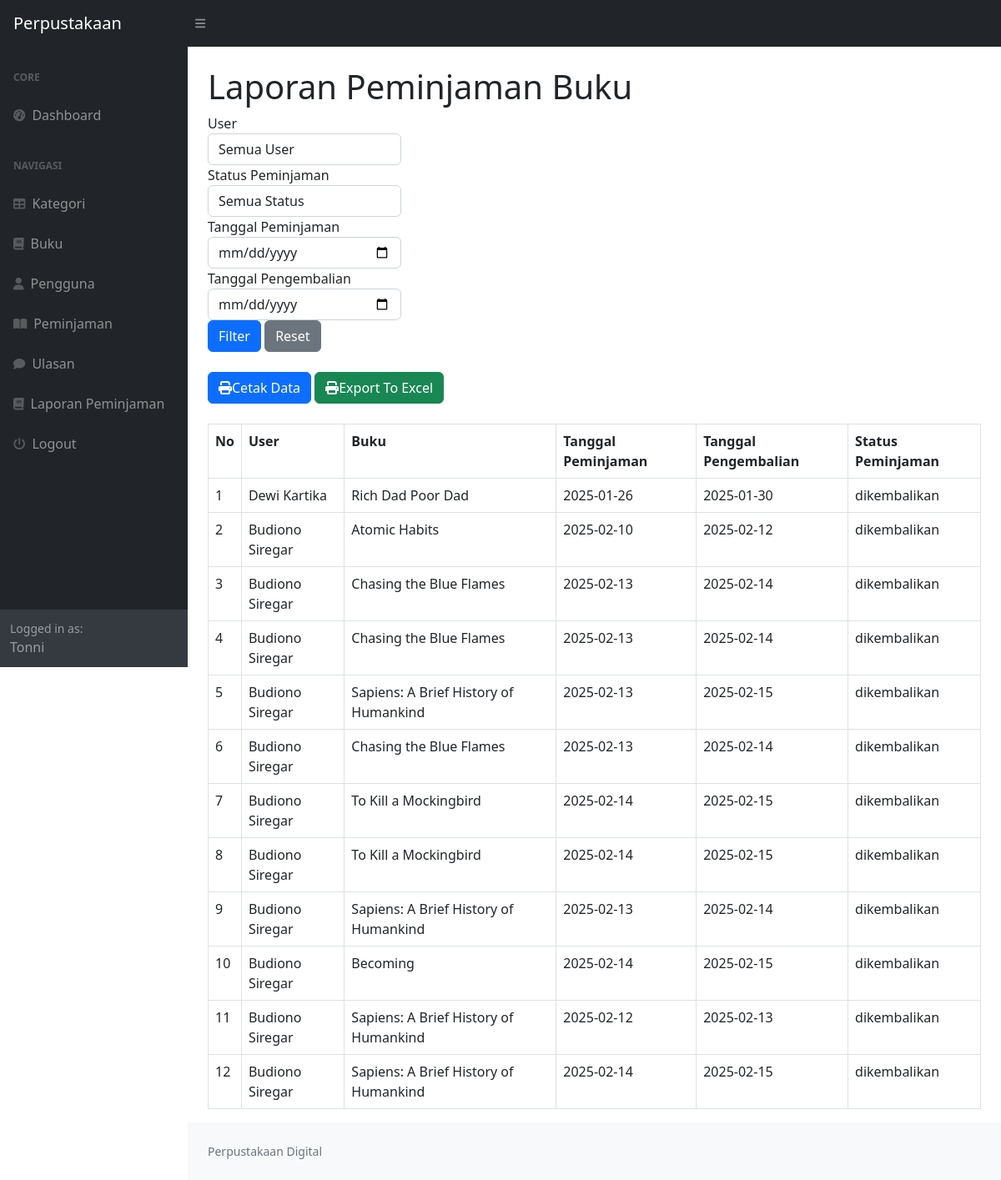
The page /index.php?page=laporan (signed in) on the database its author committed.
### tables this page shows
CREATE TABLE `peminjaman` (
  `id_peminjaman` int(11) NOT NULL,
  `id_user` int(11) DEFAULT NULL,
  `id_buku` int(11) DEFAULT NULL,
  `tanggal_peminjaman` varchar(255) DEFAULT NULL,
  `tanggal_pengembalian` varchar(255) DEFAULT NULL,
  `status_peminjaman` enum('dipinjam','dikembalikan','disetujui','ditolak','proses') DEFAULT NULL,
  `denda` int(11) NOT NULL
);

CREATE TABLE `user` (
  `id_user` int(11) NOT NULL,
  `nama` varchar(255) DEFAULT NULL,
  `username` varchar(255) DEFAULT NULL,
  `password` varchar(255) DEFAULT NULL,
  `email` varchar(255) DEFAULT NULL,
  `alamat` text DEFAULT NULL,
  `no_telepon` varchar(255) DEFAULT NULL,
  `level` enum('admin','peminjam') DEFAULT NULL
);

CREATE TABLE `buku` (
  `id_buku` int(11) NOT NULL,
  `id_kategori` int(11) DEFAULT NULL,
  `judul` varchar(255) DEFAULT NULL,
  `penulis` varchar(255) DEFAULT NULL,
  `penerbit` varchar(255) DEFAULT NULL,
  `tahun_terbit` varchar(255) DEFAULT NULL,
  `deskripsi` text DEFAULT NULL,
  `stok` int(11) NOT NULL DEFAULT 0,
  `cover` varchar(255) NOT NULL
);

### laporan.php (the view, shortened to what this page needs)
<h1 class="mt-4">Laporan Peminjaman Buku</h1>
<div class="row">
    <div class="col-md-12">
        <form method="GET" action="">
            <div class="form-row">
                <div class="form-group col-md-3">
                    <label for="user">User</label>
                    <select name="user" id="user" class="form-control">
                        <option value="">Semua User</option>
                    </select>
                </div>
                <div class="form-group col-md-3">
                    <label for="status">Status Peminjaman</label>
                    <select name="status" id="status" class="form-control">
                        <option value="">Semua Status</option>
                    </select>
                </div>
                <div class="form-group col-md-3">
                    <label for="tanggal_peminjaman">Tanggal Peminjaman</label>
                    <input type="date" name="tanggal_peminjaman" id="tanggal_peminjaman" class="form-control" value="<?php echo $_GET['tanggal_peminjaman'] ?? ''; ?>">
                </div>
                <div class="form-group col-md-3">
                    <label for="tanggal_pengembalian">Tanggal Pengembalian</label>
                    <input type="date" name="tanggal_pengembalian" id="tanggal_pengembalian" class="form-control" value="<?php echo $_GET['tanggal_pengembalian'] ?? ''; ?>">
                </div>
            </div>
            <button type="submit" class="btn btn-primary">Filter</button>
            <a href="?page=laporan" class="btn btn-secondary">Reset</a>
        </form>
        <br>
        <?php
            if(isset($_GET['user']) ||  isset($_GET['status']) || isset($_GET['tanggal_peminjaman']) || isset($_GET['tanggal_pengembalian'])){
        ?>
        <a href="cetak.php?user=<?php echo $_GET['user'] ?>&status=<?php echo $_GET['status'] ?>&tanggal_peminjaman=<?php echo $_GET['tanggal_peminjaman'] ?>&tanggal_pengembalian=<?php echo $_GET['tanggal_pengembalian'] ?>" target="_blank" class="btn btn-primary"><i class="fa fa-print"></i>Cetak Data</a>
        <a href="cetak_excel.php?user=<?php echo $_GET['user'] ?>&status=<?php echo $_GET['status'] ?>&tanggal_peminjaman=<?php echo $_GET['tanggal_peminjaman'] ?>&tanggal_pengembalian=<?php echo $_GET['tanggal_pengembalian'] ?>" target="_blank" class="btn btn-success"><i class="fa fa-print"></i>Export To Excel</a>
        <?php } else {  ?>
        <a href="cetak.php" target="_blank" class="btn btn-primary"><i class="fa fa-print"></i>Cetak Data</a>
        <a href="cetak_excel.php" target="_blank" class="btn btn-success"><i class="fa fa-print"></i>Export To Excel</a>
        <?php } ?>
        <br>
        <br>
        <table class="table table-bordered" id="dataTable" width="100%" cellspacing="5">
            <tr>
                <th>No</th>
                <th>User</th>
                <th>Buku</th>
                <th>Tanggal Peminjaman</th>
                <th>Tanggal Pengembalian</th>
                <th>Status Peminjaman</th>
            </tr>
            <?php
            $i = 1;
            $where = [];
            $where_clause = !empty($where) ? " WHERE " . implode(" AND ", $where) : "";
            $query = mysqli_query($koneksi, "SELECT * FROM peminjaman LEFT JOIN user on user.id_user = peminjaman.id_user LEFT JOIN buku on buku.id_buku = peminjaman.id_buku $where_clause");
            while($data = mysqli_fetch_array($query)){
                ?>
                <tr>
                    <td><?php echo $i++?></td>
                    <td><?php echo $data['nama']; ?></td>
                    <td><?php echo $data['judul']; ?></td>
                    <td><?php echo $data['tanggal_peminjaman']; ?></td>
                    <td><?php echo $data['tanggal_pengembalian']; ?></td>
                    <td><?php echo $data['status_peminjaman']; ?></td>
                <tr>
                    <?php
            }
            ?>
        </table>
    </div>
</div>

### rows shown on the page
peminjaman: id_user.nama "Dewi Kartika", id_buku.judul "Rich Dad Poor Dad", tanggal_peminjaman "2025-01-26", tanggal_pengembalian "2025-01-30", status_peminjaman "dikembalikan"
peminjaman: id_user.nama "Budiono Siregar", id_buku.judul "Atomic Habits", tanggal_peminjaman "2025-02-10", tanggal_pengembalian "2025-02-12", status_peminjaman "dikembalikan"
peminjaman: id_user.nama "Budiono Siregar", id_buku.judul "Chasing the Blue Flames", tanggal_peminjaman "2025-02-13", tanggal_pengembalian "2025-02-14", status_peminjaman "dikembalikan"
peminjaman: id_user.nama "Budiono Siregar", id_buku.judul "Chasing the Blue Flames", tanggal_peminjaman "2025-02-13", tanggal_pengembalian "2025-02-14", status_peminjaman "dikembalikan"
peminjaman: id_user.nama "Budiono Siregar", id_buku.judul "Sapiens: A Brief History of Humankind", tanggal_peminjaman "2025-02-13", tanggal_pengembalian "2025-02-15", status_peminjaman "dikembalikan"
peminjaman: id_user.nama "Budiono Siregar", id_buku.judul "Chasing the Blue Flames", tanggal_peminjaman "2025-02-13", tanggal_pengembalian "2025-02-14", status_peminjaman "dikembalikan"
peminjaman: id_user.nama "Budiono Siregar", id_buku.judul "To Kill a Mockingbird", tanggal_peminjaman "2025-02-14", tanggal_pengembalian "2025-02-15", status_peminjaman "dikembalikan"
peminjaman: id_user.nama "Budiono Siregar", id_buku.judul "To Kill a Mockingbird", tanggal_peminjaman "2025-02-14", tanggal_pengembalian "2025-02-15", status_peminjaman "dikembalikan"
peminjaman: id_user.nama "Budiono Siregar", id_buku.judul "Sapiens: A Brief History of Humankind", tanggal_peminjaman "2025-02-13", tanggal_pengembalian "2025-02-14", status_peminjaman "dikembalikan"
peminjaman: id_user.nama "Budiono Siregar", id_buku.judul "Becoming", tanggal_peminjaman "2025-02-14", tanggal_pengembalian "2025-02-15", status_peminjaman "dikembalikan"
peminjaman: id_user.nama "Budiono Siregar", id_buku.judul "Sapiens: A Brief History of Humankind", tanggal_peminjaman "2025-02-12", tanggal_pengembalian "2025-02-13", status_peminjaman "dikembalikan"
peminjaman: id_user.nama "Budiono Siregar", id_buku.judul "Sapiens: A Brief History of Humankind", tanggal_peminjaman "2025-02-14", tanggal_pengembalian "2025-02-15", status_peminjaman "dikembalikan"

### other values the page prints
$_SESSION['user']['nama'] "Tonni"
